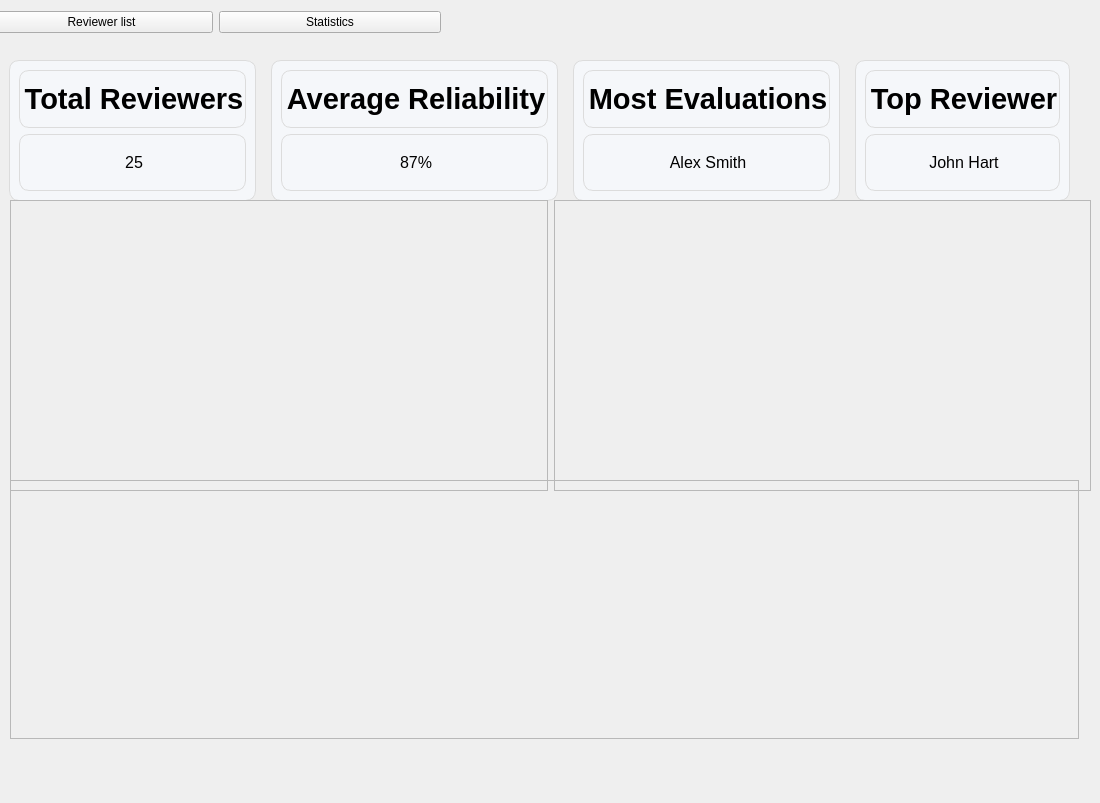
    <widget class="QWidget" name="page">
     <widget class="QWidget" name="widget_7" native="true">
      <property name="geometry">
       <rect>
        <x>0</x>
        <y>513</y>
        <width>1091</width>
        <height>281</height>
       </rect>
      </property>
      <layout class="QVBoxLayout" name="verticalLayout_3">
       <property name="spacing">
        <number>10</number>
       </property>
      </layout>
     </widget>
     <widget class="QWidget" name="widget_9" native="true">
      <property name="geometry">
       <rect>
        <x>0</x>
        <y>60</y>
        <width>1081</width>
        <height>141</height>
       </rect>
      </property>
      <layout class="QHBoxLayout" name="horizontalLayout_17">
       <item>
        <widget class="QFrame" name="cardTotalReviewers">
         <property name="enabled">
          <bool>true</bool>
         </property>
         <property name="sizePolicy">
          <sizepolicy hsizetype="Fixed" vsizetype="Preferred">
           <horstretch>0</horstretch>
           <verstretch>0</verstretch>
          </sizepolicy>
         </property>
         <property name="minimumSize">
          <size>
           <width>0</width>
           <height>120</height>
          </size>
         </property>
         <property name="maximumSize">
          <size>
           <width>16777215</width>
           <height>190</height>
          </size>
         </property>
         <property name="styleSheet">
          <string notr="true">QFrame {
    background-color: #f5f7fa;
    border-radius: 10px;
    border: 1px solid #dcdcdc;
}
</string>
         </property>
         <property name="frameShape">
          <enum>QFrame::Shape::StyledPanel</enum>
         </property>
         <property name="frameShadow">
          <enum>QFrame::Shadow::Raised</enum>
         </property>
         <layout class="QVBoxLayout" name="verticalLayout_14">
          <item>
           <widget class="QLabel" name="label_13">
            <property name="text">
             <string>&lt;html&gt;&lt;head/&gt;&lt;body&gt;&lt;p align=&quot;center&quot;&gt;&lt;span style=&quot; font-size:22pt; font-weight:700;&quot;&gt;Total Reviewers&lt;/span&gt;&lt;/p&gt;&lt;/body&gt;&lt;/html&gt;</string>
            </property>
           </widget>
          </item>
          <item>
           <widget class="QLabel" name="kpiTotalReviewers">
            <property name="text">
             <string>&lt;html&gt;&lt;head/&gt;&lt;body&gt;&lt;p align=&quot;center&quot;&gt;&lt;span style=&quot; font-size:12pt;&quot;&gt;25&lt;/span&gt;&lt;/p&gt;&lt;/body&gt;&lt;/html&gt;</string>
            </property>
           </widget>
          </item>
         </layout>
        </widget>
       </item>
       <item>
        <widget class="QFrame" name="cardTotalReviewers_2">
         <property name="enabled">
          <bool>true</bool>
         </property>
         <property name="sizePolicy">
          <sizepolicy hsizetype="Fixed" vsizetype="Preferred">
           <horstretch>0</horstretch>
           <verstretch>0</verstretch>
          </sizepolicy>
         </property>
         <property name="minimumSize">
          <size>
           <width>0</width>
           <height>120</height>
          </size>
         </property>
         <property name="maximumSize">
          <size>
           <width>16777215</width>
           <height>190</height>
          </size>
         </property>
         <property name="styleSheet">
          <string notr="true">QFrame {
    background-color: #f5f7fa;
    border-radius: 10px;
    border: 1px solid #dcdcdc;
}
</string>
         </property>
         <property name="frameShape">
          <enum>QFrame::Shape::StyledPanel</enum>
         </property>
         <property name="frameShadow">
          <enum>QFrame::Shadow::Raised</enum>
         </property>
         <layout class="QVBoxLayout" name="verticalLayout_15">
          <item>
           <widget class="QLabel" name="label_60">
            <property name="text">
             <string>&lt;html&gt;&lt;head/&gt;&lt;body&gt;&lt;p align=&quot;center&quot;&gt;&lt;span style=&quot; font-size:22pt; font-weight:700;&quot;&gt;Average Reliability&lt;/span&gt;&lt;/p&gt;&lt;/body&gt;&lt;/html&gt;</string>
            </property>
           </widget>
          </item>
          <item>
           <widget class="QLabel" name="kpiAvgReliability">
            <property name="text">
             <string>&lt;html&gt;&lt;head/&gt;&lt;body&gt;&lt;p align=&quot;center&quot;&gt;&lt;span style=&quot; font-size:12pt;&quot;&gt;87%&lt;/span&gt;&lt;/p&gt;&lt;/body&gt;&lt;/html&gt;</string>
            </property>
           </widget>
          </item>
         </layout>
        </widget>
       </item>
       <item>
        <widget class="QFrame" name="cardTotalReviewers_3">
         <property name="enabled">
          <bool>true</bool>
         </property>
         <property name="sizePolicy">
          <sizepolicy hsizetype="Fixed" vsizetype="Preferred">
           <horstretch>0</horstretch>
           <verstretch>0</verstretch>
          </sizepolicy>
         </property>
         <property name="minimumSize">
          <size>
           <width>0</width>
           <height>120</height>
          </size>
         </property>
         <property name="maximumSize">
          <size>
           <width>16777215</width>
           <height>190</height>
          </size>
         </property>
         <property name="styleSheet">
          <string notr="true">QFrame {
    background-color: #f5f7fa;
    border-radius: 10px;
    border: 1px solid #dcdcdc;
}
</string>
         </property>
         <property name="frameShape">
          <enum>QFrame::Shape::StyledPanel</enum>
         </property>
         <property name="frameShadow">
          <enum>QFrame::Shadow::Raised</enum>
         </property>
         <layout class="QVBoxLayout" name="verticalLayout_16">
          <item>
           <widget class="QLabel" name="label_15">
            <property name="text">
             <string>&lt;html&gt;&lt;head/&gt;&lt;body&gt;&lt;p align=&quot;center&quot;&gt;&lt;span style=&quot; font-size:22pt; font-weight:700;&quot;&gt;Most Evaluations&lt;/span&gt;&lt;/p&gt;&lt;/body&gt;&lt;/html&gt;</string>
            </property>
           </widget>
          </item>
          <item>
           <widget class="QLabel" name="kpiMostEvaluations">
            <property name="text">
             <string>&lt;html&gt;&lt;head/&gt;&lt;body&gt;&lt;p align=&quot;center&quot;&gt;&lt;span style=&quot; font-size:12pt;&quot;&gt; Alex Smith&lt;/span&gt;&lt;/p&gt;&lt;/body&gt;&lt;/html&gt;</string>
            </property>
           </widget>
          </item>
         </layout>
        </widget>
       </item>
       <item>
        <widget class="QFrame" name="cardTotalReviewers_">
         <property name="enabled">
          <bool>true</bool>
         </property>
         <property name="sizePolicy">
          <sizepolicy hsizetype="Fixed" vsizetype="Preferred">
           <horstretch>0</horstretch>
           <verstretch>0</verstretch>
          </sizepolicy>
         </property>
         <property name="minimumSize">
          <size>
           <width>0</width>
           <height>120</height>
          </size>
         </property>
         <property name="maximumSize">
          <size>
           <width>16777215</width>
           <height>190</height>
          </size>
         </property>
         <property name="styleSheet">
          <string notr="true">QFrame {
    background-color: #f5f7fa;
    border-radius: 10px;
    border: 1px solid #dcdcdc;
}
</string>
         </property>
         <property name="frameShape">
          <enum>QFrame::Shape::StyledPanel</enum>
         </property>
         <property name="frameShadow">
          <enum>QFrame::Shadow::Raised</enum>
         </property>
         <layout class="QVBoxLayout" name="verticalLayout_10">
          <item>
           <widget class="QLabel" name="label_12">
            <property name="text">
             <string>&lt;html&gt;&lt;head/&gt;&lt;body&gt;&lt;p align=&quot;center&quot;&gt;&lt;span style=&quot; font-size:22pt; font-weight:700;&quot;&gt;Top Reviewer&lt;/span&gt;&lt;/p&gt;&lt;/body&gt;&lt;/html&gt;</string>
            </property>
           </widget>
          </item>
          <item>
           <widget class="QLabel" name="kpiTopReviewer">
            <property name="text">
             <string>&lt;html&gt;&lt;head/&gt;&lt;body&gt;&lt;p align=&quot;center&quot;&gt;&lt;span style=&quot; font-size:12pt;&quot;&gt; John Hart&lt;/span&gt;&lt;/p&gt;&lt;/body&gt;&lt;/html&gt;</string>
            </property>
           </widget>
          </item>
         </layout>
        </widget>
       </item>
      </layout>
     </widget>
     <widget class="QWidget" name="widget_10" native="true">
      <property name="geometry">
       <rect>
        <x>10</x>
        <y>200</y>
        <width>1081</width>
        <height>291</height>
       </rect>
      </property>
      <layout class="QHBoxLayout" name="horizontalLayout_18">
       <item>
        <widget class="QFrame" name="chartFrameBar">
         <property name="minimumSize">
          <size>
           <width>200</width>
           <height>150</height>
          </size>
         </property>
         <property name="frameShape">
          <enum>QFrame::Shape::StyledPanel</enum>
         </property>
         <property name="frameShadow">
          <enum>QFrame::Shadow::Raised</enum>
         </property>
        </widget>
       </item>
       <item>
        <widget class="QFrame" name="chartFrameLine">
         <property name="frameShape">
          <enum>QFrame::Shape::StyledPanel</enum>
         </property>
         <property name="frameShadow">
          <enum>QFrame::Shadow::Raised</enum>
         </property>
        </widget>
       </item>
      </layout>
     </widget>
     <widget class="QWidget" name="widget" native="true">
      <property name="geometry">
       <rect>
        <x>-10</x>
        <y>-10</y>
        <width>451</width>
        <height>65</height>
       </rect>
      </property>
      <layout class="QHBoxLayout" name="horizontalLayout">
       <item>
        <widget class="QPushButton" name="btnList_2">
         <property name="text">
          <string>Reviewer list</string>
         </property>
        </widget>
       </item>
       <item>
        <widget class="QPushButton" name="btnStatistics_2">
         <property name="text">
          <string>Statistics</string>
         </property>
        </widget>
       </item>
      </layout>
     </widget>
     <widget class="QFrame" name="chartFramePie">
      <property name="geometry">
       <rect>
        <x>10</x>
        <y>480</y>
        <width>1069</width>
        <height>259</height>
       </rect>
      </property>
      <property name="minimumSize">
       <size>
        <width>200</width>
        <height>150</height>
       </size>
      </property>
      <property name="frameShape">
       <enum>QFrame::Shape::StyledPanel</enum>
      </property>
      <property name="frameShadow">
       <enum>QFrame::Shadow::Raised</enum>
      </property>
     </widget>
    </widget>
